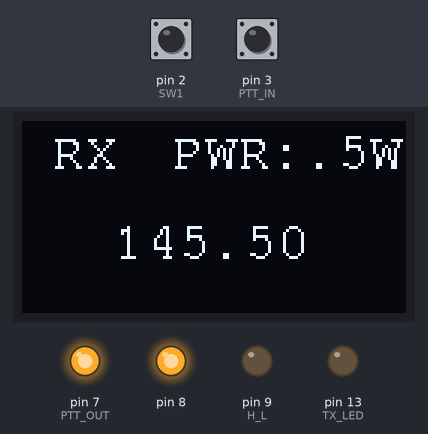
Bench run of a sketch on a simulated Arduino Uno, built with avr-gcc and run on an emulated ATmega328P. On the bench: 128×64 one-colour display, output pins drawn as LEDs (lit = HIGH). The test bench sets the inputs (shaded band); at power-on: pin 3 (PTT_IN) HIGH, pin 2 (SW1) HIGH. What the sketch prints to the serial monitor is not drawn.

Above: at 4.8 s.
4.9 s: pin 3 (PTT_IN) pulled LOW for 1 s
At 5.67 s:
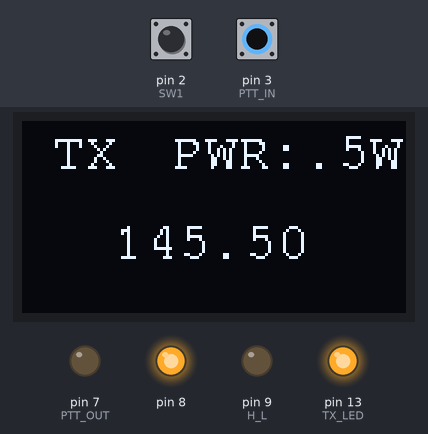
7.5 s: pin 2 (SW1) pulled LOW for 0.15 s
At 8.9 s:
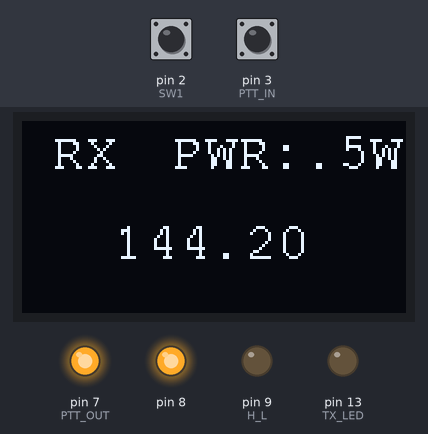
9.2 s: pin 2 (SW1) pulled LOW for 1 s
At 10.9 s:
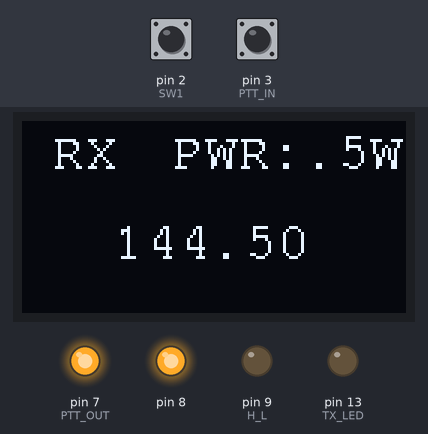
11.7 s: pin 3 (PTT_IN) pulled LOW for 0.15 s
At 12.08 s:
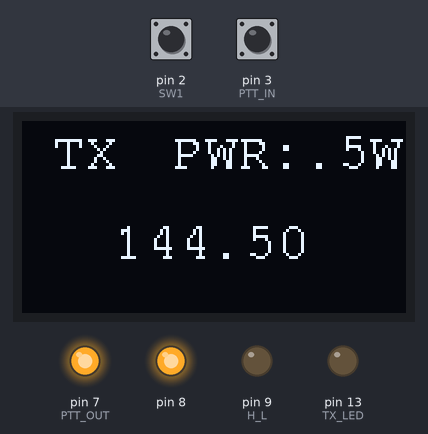
13.3 s: pin 3 (PTT_IN) pulled LOW for 3.2 s
At 14.1 s:
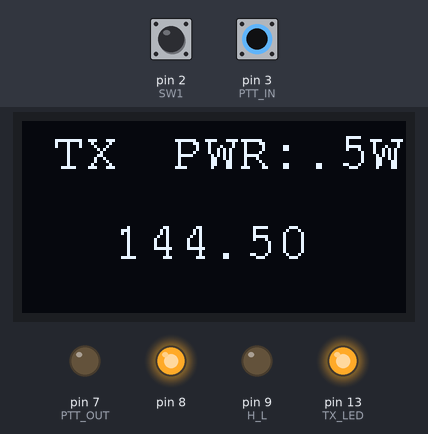
Timing chart, 0 to 18.0 s (numbered marks = the images above; inputs shaded):
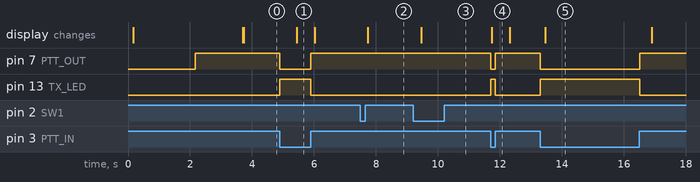

Measured:
- after the input at 4.9 s, pin 7 (PTT_OUT): HIGH → LOW at once, → HIGH 1.0 s later; pin 13 (TX_LED): LOW → HIGH at once, → LOW 1.0 s later; the display: changes after 0.55 s (image 1)
- after the input at 7.5 s, the display: changes after 0.23 s (image 2)
- after the input at 9.2 s, the display: changes after 0.25 s (image 3)
- after the input at 11.7 s, pin 7 (PTT_OUT): HIGH → LOW at once, → HIGH 0.15 s later; pin 13 (TX_LED): LOW → HIGH at once, → LOW 0.15 s later; the display: changes at once (image 4)
- after the input at 13.3 s, pin 7 (PTT_OUT): HIGH → LOW at once, → HIGH 3.2 s later; pin 13 (TX_LED): LOW → HIGH at once, → LOW 3.2 s later; the display: changes after 0.16 s (image 5)

The sketch:

1W_FM_TRX_DRA818V_Code.ino
```cpp
//Arduino Code for DRA818V FM TRX
//This code is written by OE3SDE, Simon Dorrer!

//Define CPU-Clock-Speed (16MHz internal clock)
//#define F_CPU 16000000UL

//Define Baudrate for UART
//#define BAUD 9600UL

//Include Libraries
#include <avr/io.h>
#include <stdio.h>
#include <avr/interrupt.h>

//I2C
#include <Wire.h>

//Libs. for SD1306 OLED-Display
#include <Adafruit_GFX.h>               // Include core graphics library for the display
#include <Adafruit_SSD1306.h>           // Include Adafruit_SSD1306 library to drive the display
#include <Fonts/FreeMonoBold12pt7b.h>   // Add a custom font
#include <Fonts/FreeMono9pt7b.h>        // Add a custom font
/*List of fonts that support right alignment:
FreeMono9pt7b.h
FreeMono12pt7b.h
FreeMono18pt7b.h
FreeMono24pt7b.h
FreeMonoBold9pt7b.h
FreeMonoBold12pt7b.h
FreeMonoBold18pt7b.h
FreeMonoBold24pt7b.h
FreeMonoBoldOblique9pt7b.h
FreeMonoBoldOblique12pt7b.h
FreeMonoBoldOblique18pt7b.h
FreeMonoBoldOblique24pt7b.h
FreeMonoOblique9pt7b.h
FreeMonoOblique12pt7b.h
FreeMonoOblique18pt7b.h
FreeMonoOblique24pt7b.h*/
//----------------------------------------------------------------------------

//Definitions
//I/O Declaration
//#define TX        0     //PD0 / 0
//#define RX        1     //PD1 / 1
#define SW1         2     //PD2 / 2 - INT0
#define PTT_IN      3     //PD3 / 3 - INT1
#define PTT_OUT     7     //PD7 / 7
#define PD          0     //PB0 / 8
#define H_L         1     //PB1 / 9
#define HC05_TX     2     //PB2 / 10
#define HC05_RX     3     //PB3 / 11
#define TX_LED      5     //PB5 / 13
#define E1          0     //PC0 / 14 (A0)
#define E2          1     //PC1 / 15 (A1)
//----------------------------------------------------------------------------

//Global variables

//OLED
Adafruit_SSD1306 display(128, 64);  // Create display
uint16_t timer1Count = 500;

//DRA818V Variables
uint8_t bw = 1;                //Bandwith in KHz (0= 12.5KHz or 1= 25KHz)
float tx_f = 145.5000;         //TX-Frequency in MHz (134.0000 - 174.0000)
float rx_f = 145.5000;         //RX-Frequency in MHz (134.0000 - 174.0000)
String tx_ctcss = "0000";      //CTCSS frequency (0000 - 0038); 0000 = "no CTCSS"
String rx_ctcss = "0000";      //CTCSS frequency (0000 - 0038); 0000 = "no CTCSS"
uint8_t squ = 4;               //Squelch level  (0 - 8); 0 = "open"
uint8_t vol = 8;
uint8_t PRF = 0;
uint8_t HPF = 0;
uint8_t LPF = 0;
uint8_t tx = 0;                 // 0... RX; 1... TX

//Rotary Encoder Variables
uint8_t encoderPressedCounter = 1;
uint16_t timer2Count = 0;
int counter = 0;
int aState;
int aLastState;
//----------------------------------------------------------------------------

//Subprograms
//IO Subprograms
void IO_Init()                  //initialize IO
{
  //Define INPUTs
  DDRD &= ~(1 << SW1);          //set PD2 (SW1) as Input
  PORTD |= (1 << SW1);          //activate Pull-Up-R at PD2 (SW1)

  DDRD &= ~(1 << PTT_IN);       //set PD3 (PTT-IN) as Input
  PORTD |= (1 << PTT_IN);       //activate Pull-Up-R at PD3 (PTT_IN)

  DDRC &= ~(1 << E1);           //set PC0 (E1) as Input
  DDRC &= ~(1 << E2);           //set PC1 (E2) as Input

  //Define OUTPUTs
  DDRD |= (1 << PTT_OUT);       //set PD7 (PTT_OUT) as Output
  DDRB |= (1 << PD);            //set PB0 (PD) as Output
  DDRB |= (1 << H_L);           //set PB1 (H_L) as Output

  DDRB |= (1 << TX_LED);        //set PB5 (TX_LED) as Output
  PORTB &= ~(1 << TX_LED);      //set PB5 (TX_LED) LOW at the beginning
}

void Timer1_COMPA_Init()
{
  //Control Registers
  TCCR1A = 0;
  TCCR1B = 0;
  TCCR1C = 0;

  // set CTC mode
  //TCCR1A |= (1 << WGM10);
  //TCCR1A |= (1 << WGM11);
  TCCR1B |= (1 << WGM12);

  // Set Prescaler 1024
  TCCR1B |= (1 << CS12);
  TCCR1B &= ~(1 << CS11);
  TCCR1B |= (1 << CS10);

  // initialize compare value
  OCR1A = 16;

  // enable timer compare interrupt
  TIMSK1 |= (1 << OCIE1A);
}

void Timer2_COMPA_Init()
{
  //Timer2 settings
  //Enable Timer2 CTC Mode
  TCCR2A = 0x00;
  TCCR2B = 0x00;

  //TCCR2A |= (1 << WGM20);
  TCCR2A |= (1 << WGM21);
  //TCCR2B |= (1 << WGM22);

  //Prescaler
  // 1024 prescaling for Timer2
  TCCR2B |= (1 << CS20);
  TCCR2B |= (1 << CS21);
  TCCR2B |= (1 << CS22);

  //Initialize compare value
  OCR2A = 0;

  //initialize TIMER0-Counter
  //TCNT2 = 0; // set counter value FORMEL: x = maximaler Zählwert - ((CPUtakt/PRESCALER)/ gesuchte Frequenz)

  // disable Timer compare interrupt
  TIMSK2 &= ~(1 << OCIE2A);
}

void INT0_Init()
{
  //enable Interrupt
  (EIMSK |= (1 << INT0)); //Ext. Int0 ein

  //Set falling Edge Interrupt
  (EICRA &= ~(1 << ISC00));
  (EICRA |= (1 << ISC01));
}
void INT1_Init()
{
  //enable Interrupt
  (EIMSK |= (1 << INT1)); //Ext. Int1 ein

  //Set rising & falling Edge Interrupt
  (EICRA |= (1 << ISC10));
  (EICRA &= ~(1 << ISC11));
}

void DRA818V_setGroup()
{
  Serial.print("AT+DMOSETGROUP=");         // begin message
  Serial.print(bw);
  Serial.print(",");
  Serial.print(tx_f,4);
  Serial.print(",");
  Serial.print(rx_f,4);
  Serial.print(",");
  Serial.print(tx_ctcss);
  Serial.print(",");
  Serial.print(squ);
  Serial.print(",");
  Serial.println(rx_ctcss);
}
void DRA818V_setVolume()
{
  Serial.print("AT+DMOSETVOLUME=");
  Serial.println(vol);
}
void DRA818V_setFilter()
{
  Serial.print("AT+SETFILTER=");
  Serial.print(PRF);
  Serial.print(",");
  Serial.print(HPF);
  Serial.print(",");
  Serial.println(LPF);
}
void DRA818V_Init()             // initialize DRA818V
{
  PORTB &= ~(1 << PD);
  delay(2000);

  //I/O
  PORTD |= (1 << PTT_OUT);      // set PD7 (PTT_OUT) HIGH at the beginning (RX-Mode)
  PORTB |= (1 << PD);           // set PB0 (PD) HIGH at the beginning (Normal-Mode)
  PORTB &= ~(1 << H_L);         // set PB1 (H/L) LOW at the beginning (LOW-Power = 0.5W)

  //UART
  Serial.begin(9600);
  delay(10);
  DRA818V_setGroup();
  delay(500);
  DRA818V_setVolume();
  delay(500);
  DRA818V_setFilter();
  delay(500);
  //Serial.end();
}

void refreshDisplay()
{
  display.clearDisplay();

  // TX / RX
  if(tx == 1)
  {
    display.setCursor(10, 15);                  // (x,y)
    display.println("TX");
  }
  else if(tx == 0)
  {
    display.setCursor(10, 15);                  // (x,y)
    display.println("RX");
  }

  // Power
  display.setCursor(50, 15);                    // (x,y)
  display.println("PWR:.5W");

  // Frequency
  display.setCursor(30, 45);                    // (x,y)
  display.println(tx_f);

  display.display();
}
//----------------------------------------------------------------------------

//Setup (Initialize hardware)
void setup()
{
  // HW Init
  IO_Init();
  INT0_Init();
  INT1_Init();
  Timer1_COMPA_Init();
  Timer2_COMPA_Init();
  sei();                                      //enable global interrupts

  // OLED Init
  delay(100);                                 // This delay is needed to let the display to initialize
  display.begin(SSD1306_SWITCHCAPVCC, 0x3C);  // Initialize display with the I2C address of 0x78
  display.clearDisplay();                     // Clear the buffer
  display.setTextColor(WHITE);                // Set color of the text
  display.setRotation(2);                     // Set orientation. Goes from 0, 1, 2 or 3
  display.setTextWrap(false);                 // By default, long lines of text are set to automatically “wrap” back to the leftmost column.
                                              // To override this behavior (so text will run off the right side of the display - useful for scrolling marquee effects), use setTextWrap(false).
  display.dim(0);                             //Set brightness (0 is maximun and 1 is a little dim)
  display.setFont(&FreeMono9pt7b);            // Set a custom font
  display.setTextSize(0);                     // Set text size. We are using a custom font so you should always use the text size of 0

  display.setCursor(10, 15);                  // (x,y)
  display.println("1W FM TRX");                  // Text or value to print
  display.setCursor(10, 35);                  // (x,y)
  display.println("by OE3SDE");               // Text or value to print
  display.setCursor(10, 55);                  // (x,y)
  display.println("S. Dorrer");               // Text or value to print
  display.display();  // Print everything we set previously

  // DRA818V Init
  DRA818V_Init();

  // Reads the initial state of the outputA (E2)
  aLastState = digitalRead(E2);

  display.clearDisplay();
  display.display();
}
//----------------------------------------------------------------------------

//Loop
void loop()
{
  if(timer1Count >= 500)
  {
    refreshDisplay();
    timer1Count = 0;
  }

  aState = digitalRead(E2); // Reads the "current" state of the outputA
   // If the previous and the current state of the outputA are different, that means a Pulse has occured
   if (aState != aLastState)
   {
     // If the outputB state is different to the outputA state, that means the encoder is rotating clockwise
     if (digitalRead(E1) != aState)
     {
       counter ++;
     }
     else
     {
       counter --;
     }
     display.setCursor(15, 55);                  // (x,y)
     display.println(counter);                  // Text or value to print
   }
   aLastState = aState; // Updates the previous state of the outputA with the current state

}
//----------------------------------------------------------------------------

//ISP (Interrupt Service Routine)
ISR(TIMER1_COMPA_vect)  // every 1ms
{
  timer1Count++;
}

ISR(TIMER2_COMPA_vect) // execute by TIMER2 CTC
{
  timer2Count++; //inkrementieren

  if(timer2Count == 4000) //256ms sperren
  {
    //enable INT0
    EIMSK |= (1 << INT0); //Ext. Int0 on

    //clear INTF0
    EIFR |= (1 << INTF0);

    //disable TIMER2 compare interrupt
    TIMSK2 &= ~(1 << OCIE2A);

    //reset of counter value
    timer2Count = 0;
  }
}

ISR(INT0_vect)  //Rotary Encoder Switch
{
  encoderPressedCounter++;

  //disable INT0
  EIMSK &= ~(1 << INT0); //Ext. Int0 off

  //enable TIMER2 compare interrupt
  TIMSK2 |= (1 << OCIE2A);

  switch (encoderPressedCounter)
  {
  case 1:
    tx_f = 145.5000;         //TX-Frequency in MHz
    rx_f = 145.5000;         //RX-Frequency in MHz
    DRA818V_setGroup();
    break;
  case 2:
    tx_f = 144.2000;         //TX-Frequency in MHz
    rx_f = 144.2000;         //RX-Frequency in MHz
    DRA818V_setGroup();
    break;
  case 3:
    tx_f = 144.5000;         //TX-Frequency in MHz
    rx_f = 144.5000;         //RX-Frequency in MHz
    DRA818V_setGroup();
    break;
  case 4:
    tx_f = 145.2000;         //TX-Frequency in MHz
    rx_f = 145.2000;         //RX-Frequency in MHz
    DRA818V_setGroup();
    break;
  case 5:
    tx_f = 145.0000;         //TX-Frequency in MHz
    rx_f = 145.0000;         //RX-Frequency in MHz
    DRA818V_setGroup();
    encoderPressedCounter = 0;
    break;
  default:
    encoderPressedCounter = 0;
    break;
  }
}

ISR(INT1_vect) //PTT-IN (active LOW)
{
  if(!(PIND & (1 << PTT_IN)))         //PTT_IN changed to LOW
  {
    PORTD &= ~(1 << PTT_OUT);
    PORTB |= (1 << TX_LED);           //set PB5 (TX_LED) HIGH
    tx = 1;
  }
  else if (PIND & (1 << PTT_IN))      //PTT_IN changed to HIGH
  {
    PORTD |= (1 << PTT_OUT);
    PORTB &= ~(1 << TX_LED);      //set PB5 (TX_LED) LOW
    tx = 0;
  }
}
//----------------------------------------------------------------------------
//End of Code!
```
